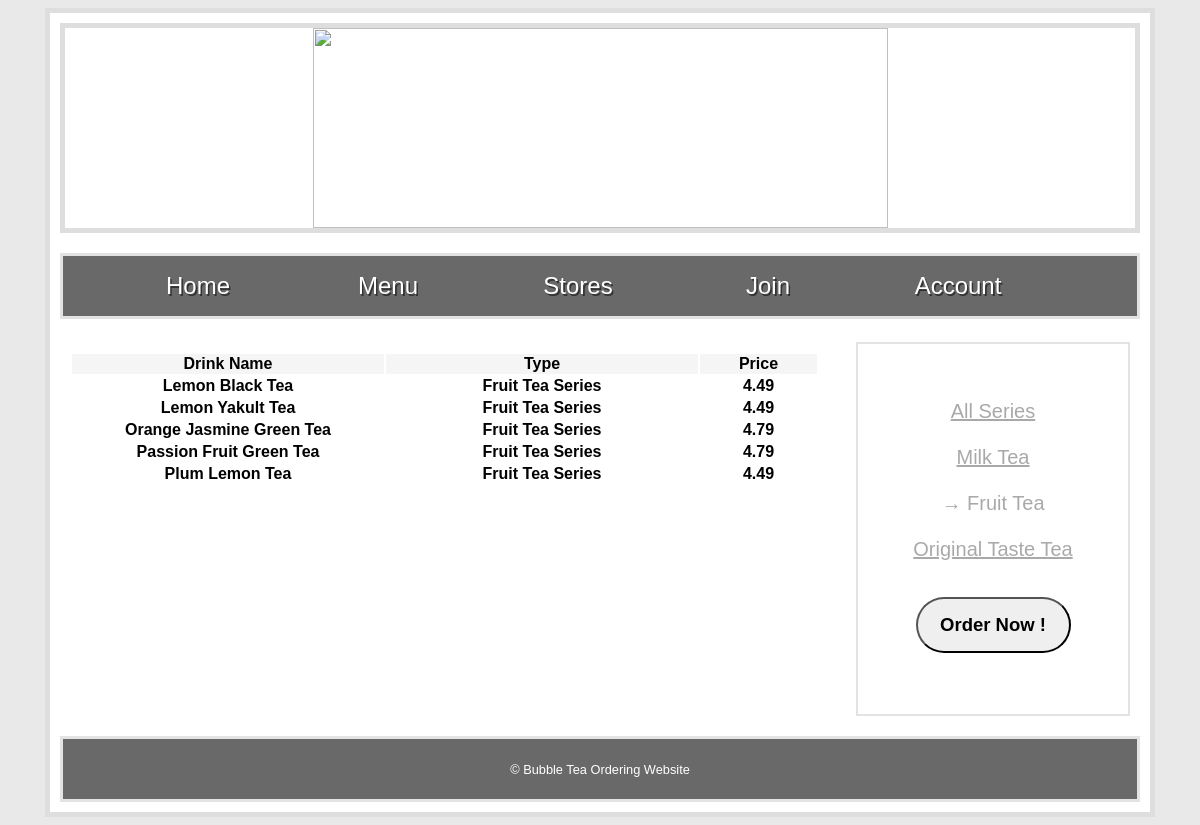
Page /FruitTea.php on the committed database.
### tables this page shows
CREATE TABLE Drink (
	D_Name CHAR(50) PRIMARY KEY,
	Type CHAR(25),
	Price REAL
);

### FruitTea.php (the view, shortened to what this page needs)
<!DOCTYPE html>
<head>
    <link rel="stylesheet" type="text/css" href="Styles/stylesheet.css"/>
</head>
<body>
    <div id = "wrapper">
        <div id = "banner">
            <img src="Images/banner.jpeg" width="575px" height="200px"/>
        </div>
        <nav id = "navigation">
            <ul id = "nav">
                <li><a href="Home.php">Home</a></li>
                <li><a href="Menu.php">Menu</a></li>
                <li><a href="Stores.php">Stores</a></li>
                <li><a href="Join.php">Join</a></li>
                <li><a href="Account.php">Account</a></li>
            </ul>
        </nav>
        <div id = "left">
        <table class="table">
            <thead>
                <th style="background-color: whitesmoke"> <b>Drink Name</b></th>
                <th style="background-color: whitesmoke"><b>Type</b></th>
                <th style="background-color: whitesmoke"><b>Price</b></th>
            </thead>
            <tbody>
                <?php
                include 'config.php';
                $query = "SELECT D_Name,Type,Price FROM Drink WHERE Type = 'Fruit Tea Series'";
                $r = mysqli_query($conn, $query);
                while($row = mysqli_fetch_assoc($r)){
            ?>
                <tr>
                    <th style="width: 310px"><?php echo $row['D_Name']?></th>
                    <th style="width: 310px"><?php echo $row['Type']?></th>
                    <th style="width: 115px"><?php echo $row['Price']?></th>
                </tr>
            <?php
                }
            ?>
            </tbody>
        </table>
    </div>
    <div id = "right" style = "text-align:center">
            <div class="drink"><a href="Menu.php"><br><br>All Series<br></a></div>
            <div class="drink"><a href="MilkTea.php"><br>Milk Tea </a><br></div>
            <div class="drink"><a><br>→ Fruit Tea </a><br></div>
            <div class="drink"><a href="OriginalTasteTea.php"><br>Original Taste Tea <br></a></div>
            <div class="order_btn"><a href="Order.php"><br><br><button type="button"><b>Order Now !</b></button></a></div>
    </div>
    <footer>
        <p> © Bubble Tea Ordering Website </p>
    </footer>
</body>
</html>

### Styles/stylesheet.css (style rules this page uses)
body { font-family: lucida grande, tahoma, verdana, arial, sans-serif; background-color: #e9e9e9; }
body p { font-size: 0.8em; line-height: 1.28; }
#wrapper { width: 1080px; background-color: white; margin: 0 auto; padding: 10px; border: 5px solid #dedede; }
#banner { background-repeat: no-repeat; background-size: cover; border: 5px solid #dedede; height: 200px; text-align: center; }
#left { float: left; width: 750px; margin: 20px 0 20px 0; padding: 10px; }
#right { float: right; width: 250px; height: 350px; margin: 20px 10px; padding: 10px; border: 2px solid #E3E3E3; color: black; }
footer { clear: both; width: auto; height: 40px; padding: 10px; border: 3px solid #E3E3E3; text-align: center; color: white; background: dimgrey; }
#navigation { height: 60px; border: 3px solid #E3E3E3; margin-top: 20px; text-shadow: 0.1em 0.1em #333; background-color: dimgrey; }
#nav { list-style: none; }
#nav li { font-size: 24px; float: left; position: relative; width: 190px; height: 50px; text-align: center; }
#nav a:link, nav a:active, nav a:visited { display: block; color: #fff; text-decoration: none; }
.drink a { font-size: 20px; color: darkgrey; }
.order_btn a { text-decoration: none; }
.order_btn button { display: block; margin: auto; width: 155px; border-radius: 35px; padding: 15px; font-size: 18.5px; text-align: center; }

### rows in the picture
drink: D_Name "Lemon Black Tea", Type "Fruit Tea Series", Price "4.49"
drink: D_Name "Lemon Yakult Tea", Type "Fruit Tea Series", Price "4.49"
drink: D_Name "Orange Jasmine Green Tea", Type "Fruit Tea Series", Price "4.79"
drink: D_Name "Passion Fruit Green Tea", Type "Fruit Tea Series", Price "4.79"
drink: D_Name "Plum Lemon Tea", Type "Fruit Tea Series", Price "4.49"
